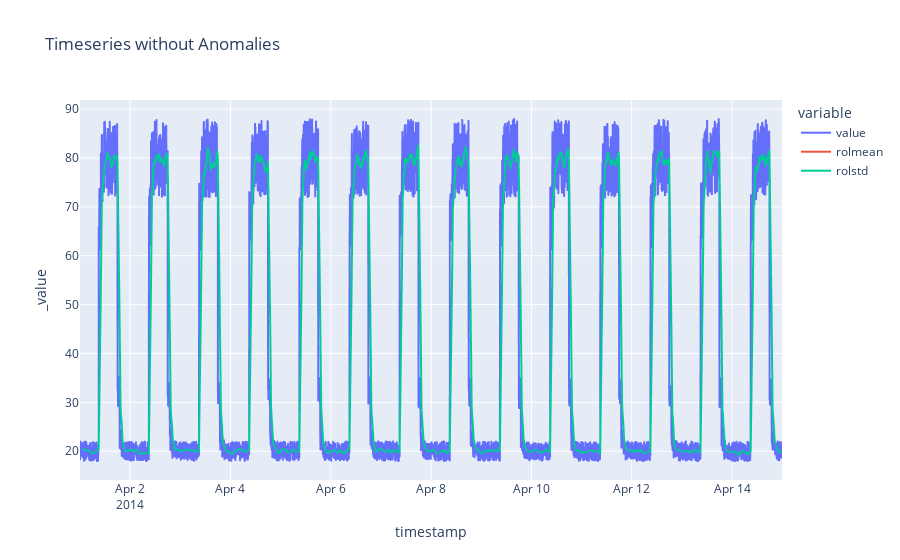
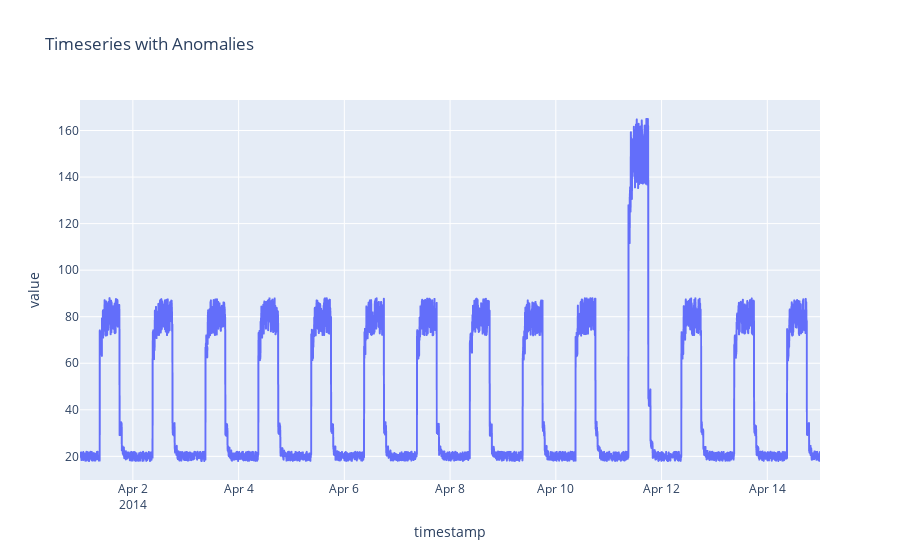

Here is the notebook cell these charts were saved with, in order:
### Code cell
fig1 = px.line(df_small_noise, y=["value", "rolmean", "rolstd"], title="Timeseries without Anomalies")
#fig1.add_trace(go.Scatter(x=df_small_noise['rolmean'], y=df_small_noise.index.tolist()))
fig1.show()

fig2 = px.line(df_daily_jumpsup, y="value", title="Timeseries with Anomalies")
fig2.show()

### Figure 1 — Plotly figure (JSON) as saved in the notebook; plotly's stock layout.template omitted (floating-point values rounded to 4 significant figures; data arrays with more than 128 entries replaced by an {"elided": "..."} marker saying what was removed)
{"data": [{"hovertemplate": "variable=value<br>timestamp=%{x}<br>_value=%{y}<extra></extra>", "legendgroup": "value", "line": {"color": "#636efa", "dash": "solid"}, "marker": {"symbol": "circle"}, "mode": "lines", "name": "value", "showlegend": true, "type": "scattergl", "x": {"elided": "4032 str values"}, "xaxis": "x", "y": {"elided": "4032 float values"}, "yaxis": "y"}, {"hovertemplate": "variable=rolmean<br>timestamp=%{x}<br>_value=%{y}<extra></extra>", "legendgroup": "rolmean", "line": {"color": "#EF553B", "dash": "solid"}, "marker": {"symbol": "circle"}, "mode": "lines", "name": "rolmean", "showlegend": true, "type": "scattergl", "x": {"elided": "4032 str values"}, "xaxis": "x", "y": {"elided": "4032 float values"}, "yaxis": "y"}, {"hovertemplate": "variable=rolstd<br>timestamp=%{x}<br>_value=%{y}<extra></extra>", "legendgroup": "rolstd", "line": {"color": "#00cc96", "dash": "solid"}, "marker": {"symbol": "circle"}, "mode": "lines", "name": "rolstd", "showlegend": true, "type": "scattergl", "x": {"elided": "4032 str values"}, "xaxis": "x", "y": {"elided": "4032 float values"}, "yaxis": "y"}], "layout": {"legend": {"title": {"text": "variable"}, "tracegroupgap": 0}, "title": {"text": "Timeseries without Anomalies"}, "xaxis": {"anchor": "y", "domain": [0, 1], "title": {"text": "timestamp"}}, "yaxis": {"anchor": "x", "domain": [0, 1], "title": {"text": "_value"}}}}

### Figure 2 — Plotly figure (JSON) as saved in the notebook; plotly's stock layout.template omitted (floating-point values rounded to 4 significant figures; data arrays with more than 128 entries replaced by an {"elided": "..."} marker saying what was removed)
{"data": [{"hovertemplate": "timestamp=%{x}<br>value=%{y}<extra></extra>", "legendgroup": "", "line": {"color": "#636efa", "dash": "solid"}, "marker": {"symbol": "circle"}, "mode": "lines", "name": "", "showlegend": false, "type": "scattergl", "x": {"elided": "4032 str values"}, "xaxis": "x", "y": {"elided": "4032 float values"}, "yaxis": "y"}], "layout": {"legend": {"tracegroupgap": 0}, "title": {"text": "Timeseries with Anomalies"}, "xaxis": {"anchor": "y", "domain": [0, 1], "title": {"text": "timestamp"}}, "yaxis": {"anchor": "x", "domain": [0, 1], "title": {"text": "value"}}}}
